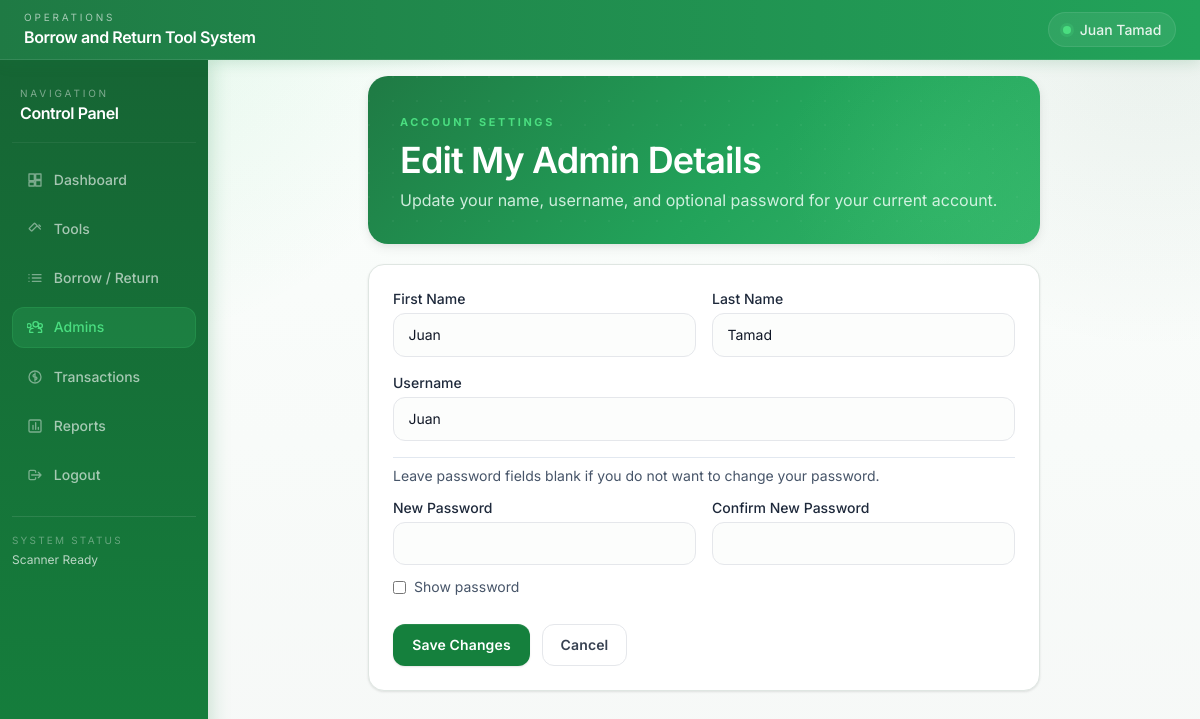
/admins/1/edit (signed in), run on the app's committed database.
### tables this page shows
CREATE TABLE admins (
            id INTEGER PRIMARY KEY AUTOINCREMENT,
            username TEXT NOT NULL UNIQUE,
            password_hash TEXT NOT NULL
        , first_name TEXT DEFAULT '', last_name TEXT DEFAULT '');

### app.py (the view, shortened to what this page needs)
@app.route("/admins/<int:admin_id>/edit", methods=["GET", "POST"])
@login_required
def edit_admin(admin_id):
    current_admin_id = session.get("admin_id")
    if current_admin_id != admin_id:
        flash("You can only edit your own account details.", "warning")
        return redirect(url_for("edit_admin", admin_id=current_admin_id))
    db = get_db()
    admin = db.execute(
        "SELECT id, first_name, last_name, username FROM admins WHERE id = ?",
        (admin_id,),
    ).fetchone()
    if admin is None:
        flash("Admin account not found.", "danger")
        return redirect(url_for("admins"))
    return render_template("admin_edit.html", admin=admin)

### app.py (called while the page is built)
def get_db():
    if "db" not in g:
        g.db = sqlite3.connect(DATABASE_PATH)
        g.db.row_factory = sqlite3.Row
        ensure_schema(g.db)
    return g.db

def login_required(view_func):
    @wraps(view_func)
    def wrapped_view(*args, **kwargs):
        if session.get("admin_id") is None:
            flash("Please log in to continue.", "warning")
            return redirect(url_for("login"))
        return view_func(*args, **kwargs)
    return wrapped_view

### templates/admin_edit.html (shortened to what this page needs)
{% extends 'base.html' %}
{% block content %}
<div class="max-w-2xl mx-auto space-y-5">
    <section class="hero-panel p-6 md:p-8 overflow-hidden">
        <div class="max-w-3xl space-y-2 relative z-10">
            <span class="eyebrow">Account Settings</span>
            <h2 class="text-3xl md:text-4xl font-semibold text-white tracking-tight">Edit My Admin Details</h2>
            <p class="text-emerald-50/85">Update your name, username, and optional password for your current account.</p>
        </div>
        <div class="hero-orb"></div>
    </section>
    <section class="surface-panel p-5 md:p-6 space-y-4">
        <form method="post" class="space-y-4">
            <div class="grid grid-cols-1 md:grid-cols-2 gap-4">
                <div>
                    <label class="block text-sm font-medium mb-1">First Name</label>
                    <input type="text" name="first_name" value="{{ admin.first_name }}" class="input-field" required />
                </div>
                <div>
                    <label class="block text-sm font-medium mb-1">Last Name</label>
                    <input type="text" name="last_name" value="{{ admin.last_name }}" class="input-field" required />
                </div>
            </div>
            <div>
                <label class="block text-sm font-medium mb-1">Username</label>
                <input type="text" name="username" value="{{ admin.username }}" class="input-field" required />
            </div>
            <div class="pt-2 border-t border-slate-200">
                <p class="text-sm text-slate-600 mb-3">Leave password fields blank if you do not want to change your password.</p>
                <div class="grid grid-cols-1 md:grid-cols-2 gap-4">
                    <div>
                        <label class="block text-sm font-medium mb-1">New Password</label>
                        <input id="editAdminNewPassword" type="password" name="new_password" class="input-field" />
                    </div>
                    <div>
                        <label class="block text-sm font-medium mb-1">Confirm New Password</label>
                        <input id="editAdminConfirmPassword" type="password" name="confirm_password" class="input-field" />
                    </div>
                </div>
                <label class="inline-flex items-center gap-2 mt-3 text-sm text-slate-600 select-none">
                    <input id="toggleEditAdminPassword" type="checkbox" class="accent-emerald-700" />
                    <span>Show password</span>
                </label>
            </div>
            <div class="flex gap-3 pt-2">
                <button type="submit" class="btn-primary">Save Changes</button>
                <a href="{{ url_for('admins') }}" class="btn-outline">Cancel</a>
            </div>
        </form>
    </section>
</div>
{% endblock %}

### static/css/styles.css (style rules this page uses)
:root { --g-950: #052e16; --g-900: #14532d; --g-800: #166534; --g-700: #15803d; --g-600: #16a34a; --g-500: #22c55e; --g-400: #4ade80; --g-200: #bbf7d0; --g-100: #dcfce7; --g-50: #f0fdf4; --n-900: #111827; --n-800: #1f2937; --n-700: #374151; --n-600: #4b5563; --n-500: #6b7280; --n-400: #9ca3af; --n-300: #d1d5db; --n-200: #e5e7eb; --n-100: #f3f4f6; --n-50: #f9fafb; --white: #ffffff; --sh-xs: 0 1px 2px rgba(0,0,0,0.05); --sh-sm: 0 1px 3px rgba(0,0,0,0.07), 0 1px 2px rgba(0,0,0,0.04); --sh-md: 0 4px 12px rgba(0,0,0,0.07), 0 2px 4px rgba(0,0,0,0.04); --sh-lg: 0 8px 24px rgba(0,0,0,0.08), 0 3px 6px rgba(0,0,0,0.04); --sh-xl: 0 20px 40px rgba(0,0,0,0.10), 0 6px 12px rgba(0,0,0,0.05); --sidebar-bg: #166534; --radius: 0.75rem; --radius-lg: 1rem; --radius-xl: 1.25rem; }
*,*::before,*::after { box-sizing: border-box; }
* { font-family: 'Inter', -apple-system, BlinkMacSystemFont, 'Segoe UI', sans-serif; }
body { background-color: var(--n-50); background-image: radial-gradient(circle at 8% -5%, rgba(34, 197, 94, 0.12), transparent 28%), radial-gradient(circle at 96% 2%, rgba(20, 83, 45, 0.08), transparent 24%), linear-gradient(180deg, #fbfefc 0%, #f8fbf9 55%, #f6f8f7 100%); color: var(--n-900); min-height: 100vh; -webkit-font-smoothing: antialiased; -moz-osx-font-smoothing: grayscale; }
.app-body { position: relative; }
.hero-panel { position: relative; border-radius: var(--radius-xl); overflow: hidden; background: linear-gradient(135deg, #1f7a44 0%, #22a35a 55%, #34b56a 100%); box-shadow: var(--sh-md); color: #fff; border: none; }
.hero-panel::before { content: ''; position: absolute; inset: 0; background-image: radial-gradient(circle at 1px 1px, rgba(255,255,255,0.04) 1px, transparent 0); background-size: 24px 24px; }
.hero-orb { position: absolute; right: -5rem; top: -5rem; width: 22rem; height: 22rem; border-radius: 999px; background: radial-gradient(circle, rgba(74,222,128,0.14), transparent 65%); pointer-events: none; }
.eyebrow { display: inline-flex; align-items: center; gap: 0.4rem; font-size: 0.68rem; font-weight: 700; text-transform: uppercase; letter-spacing: 0.24em; color: var(--g-400); }
.surface-panel { background: var(--white); border: 1px solid #dfe6e2; border-radius: var(--radius-lg); box-shadow: var(--sh-sm); }
.input-field { border: 1.5px solid var(--n-200); background: #fcfdfc; border-radius: var(--radius); padding: 0.65rem 0.9rem; width: 100%; outline: none; font-size: 0.875rem; color: var(--n-900); transition: border-color 0.18s, box-shadow 0.18s, background-color 0.18s; }
.input-field::placeholder { color: var(--n-400); }
.btn-primary { display: inline-flex; justify-content: center; align-items: center; gap: 0.4rem; background: var(--g-700); color: #fff; border-radius: var(--radius); padding: 0.62rem 1.2rem; font-size: 0.875rem; font-weight: 600; border: none; cursor: pointer; transition: background 0.15s, transform 0.12s, box-shadow 0.15s; box-shadow: 0 1px 2px rgba(0,0,0,0.1), inset 0 1px 0 rgba(255,255,255,0.08); text-decoration: none; white-space: nowrap; letter-spacing: 0.01em; }
.btn-outline { display: inline-flex; justify-content: center; align-items: center; gap: 0.4rem; border: 1.5px solid var(--n-200); color: var(--n-700); background: var(--white); border-radius: var(--radius); padding: 0.6rem 1.1rem; font-size: 0.875rem; font-weight: 600; cursor: pointer; transition: all 0.15s; text-decoration: none; white-space: nowrap; letter-spacing: 0.01em; }

### data on the page
admins: first_name "Juan", last_name "Tamad", username "Juan"

### other printed values
{{ session.get('admin_full_name') or session.get('admin_username') }} "Juan Tamad"
